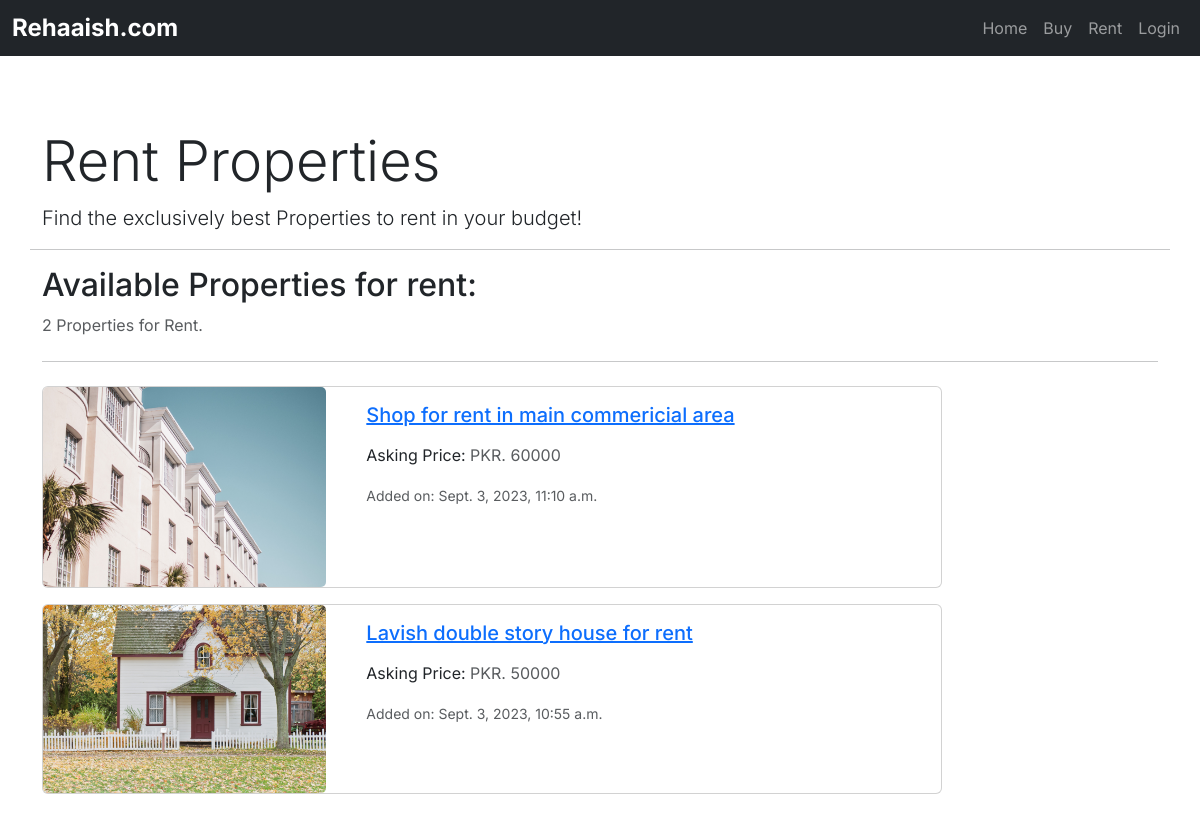
The app's page /rent/ with its own data.
### market/models.py (models this page shows, shortened)
class Property(models.Model):
    UNIT_CHOICES = [
        ("Square feet", "sq.ft"),
        ("Square meters", "sq.m"),
        ("Marla", "marla"),
        ("Kanal", "kanal"),
    ]
    SALE_CHOICES = [
        ("Sell", "Sell"),
        ("Rent", "Rent"),
    ]
    PROVINCE_CHOICES = [
        ("Sindh", "S"),
        ("Punjab", "P"),
        ("Balochistan", "B"),
        ("KPK", "K"),
    ]
    title = models.CharField(max_length=300, blank=True, null=True)
    owner = models.ForeignKey(
        settings.AUTH_USER_MODEL, on_delete=models.CASCADE, blank=True, null=True)
    type = models.ForeignKey(
        PropertyType, on_delete=models.CASCADE, related_name="property", blank=True, null=True)
    sale_type = models.CharField(
        max_length=10, choices=SALE_CHOICES, blank=True, null=True)
    address = models.CharField(max_length=500, blank=True, null=True)
    price = models.IntegerField(blank=True, null=True)
    size = models.IntegerField(blank=True, null=True)
    size_unit = models.CharField(
        choices=UNIT_CHOICES, blank=True, null=True, max_length=100)
    description = models.TextField(blank=True, null=True)
    province = models.CharField(
        choices=PROVINCE_CHOICES, max_length=40, null=True, blank=True)
    city = models.ForeignKey(
        City, on_delete=models.CASCADE, related_name="property_city", null=True, blank=True)
    area = models.ForeignKey(
        Area, on_delete=models.CASCADE, related_name="area", null=True, blank=True)
    added_at = models.DateTimeField(
        default=timezone.now, blank=True, null=True)

class PropertyImage(models.Model):
    property = models.ForeignKey(
        Property, on_delete=models.CASCADE, related_name="property_pics")
    file = models.FileField(blank=True, upload_to=property_pic_path, verbose_name="Files",
                            validators=[validate_file_size], help_text="Allowed size is 50MB", null=True)

### market/views.py (the view)
# urls.py: path('rent/', RentView, name="rent"),
def RentView(request):
    listings = Property.objects.filter(sale_type="Rent").order_by("-added_at")
    quantity = listings.count()
    property_noun = "Property"
    if (quantity > 1):
        property_noun = "Properties"
    return render(request, 'market/rent.html', {'listings': listings, 'property_noun': property_noun, 'quantity': quantity})

### market/templates/market/rent.html (shortened to what this page needs)
{% extends 'market/base.html' %}
{% block content %}
<section class="container mt-5">
  <div class="row">
    <div class="col-md-8">
      <h1 class="display-4">Rent Properties</h1>
      <p class="lead">Find the exclusively best Properties to rent in your budget!</p>
    </div>
    <hr>
    <div>
      <h2 class="mb-2">Available Properties for rent:</h2>
      <p class="text-muted mb-4">{{ quantity }} {{property_noun}} for Rent.</p>
      <hr class="mb-4">
      {% if listings %}
        <div>
            {% for i in listings %}
                <div class="card mb-3" style="max-width: 900px;">
                <div class="row no-gutters">
                    <div class="col-md-4">
                    <img src="{% if i.property_pics.first.file %}{{ i.property_pics.first.file.url }}{% else %}https://static.vecteezy.com/system/resources/previews/014/554/760/original/man-profile-negative-photo-anonymous-silhouette-human-head-businessman-worker-support-illustration-vector.jpg{% endif %}"  class="card-img img-fluid" style="object-fit: cover; height: 100%; max-height: 200px;" alt="">
                    </div>
                    <div class="col-md-8">
                    <div class="card-body">
                        <a href="{% url 'market:listing_data' i.id %}">
                        <h5 class="card-title">{{ i.title }}</h5>
                        </a>
                        <p class="card-text">Asking Price: <span class="text-muted">PKR. {{ i.price }}</span></p>
                        <div ><small class="text-muted">Added on: {{ i.added_at }}</small></div>
                    </div>
                    </div>
                </div>
                </div>
            {% endfor %}
        </div>
      {% endif %}
    </div>
  </div>
</section>
{% endblock %}

### static/css/base.css (style rules this page uses)
body { font-family: 'Inter', sans-serif; }

### records on screen
Property: id.file (picture), title "Shop for rent in main commericial area", price "60000", added_at "Sept. 3, 2023, 11:10 a.m."
Property: id.file (picture), title "Lavish double story house for rent", price "50000", added_at "Sept. 3, 2023, 10:55 a.m."

### other values on screen
{{ quantity }} "2"
{{ property_noun }} "Properties"
